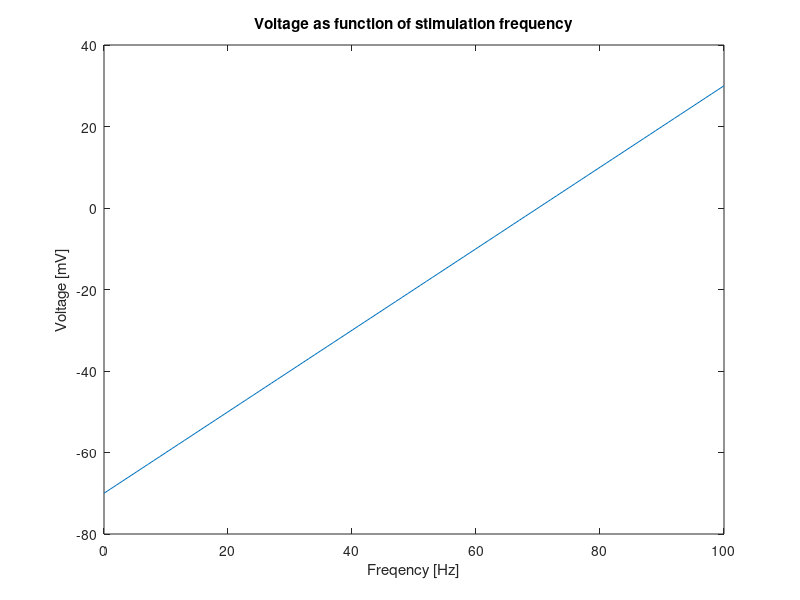
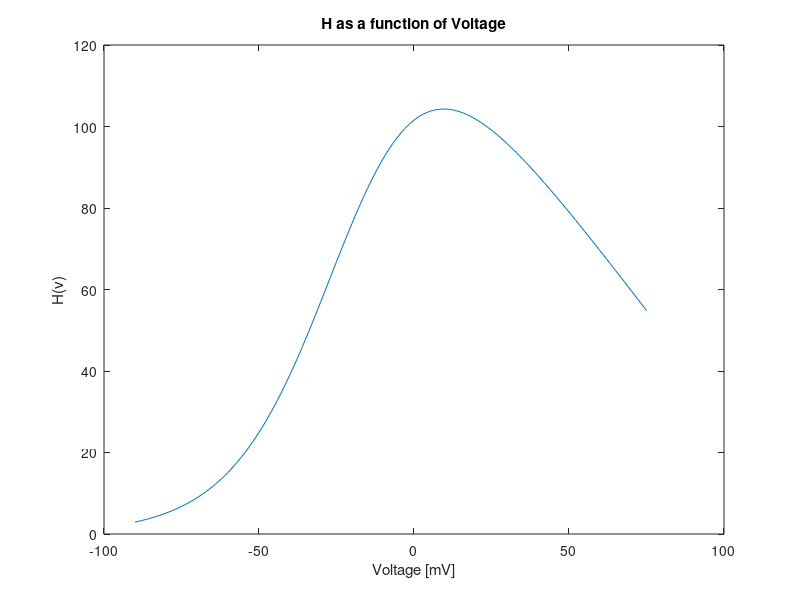
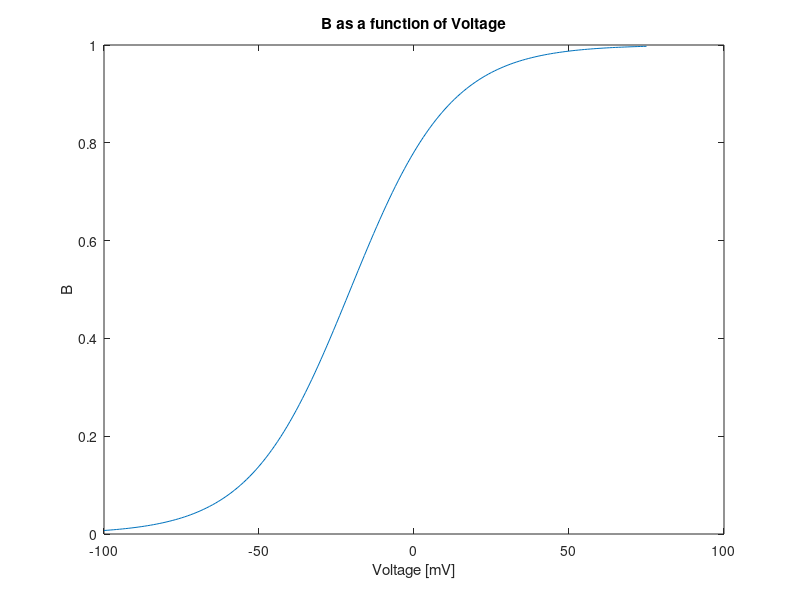
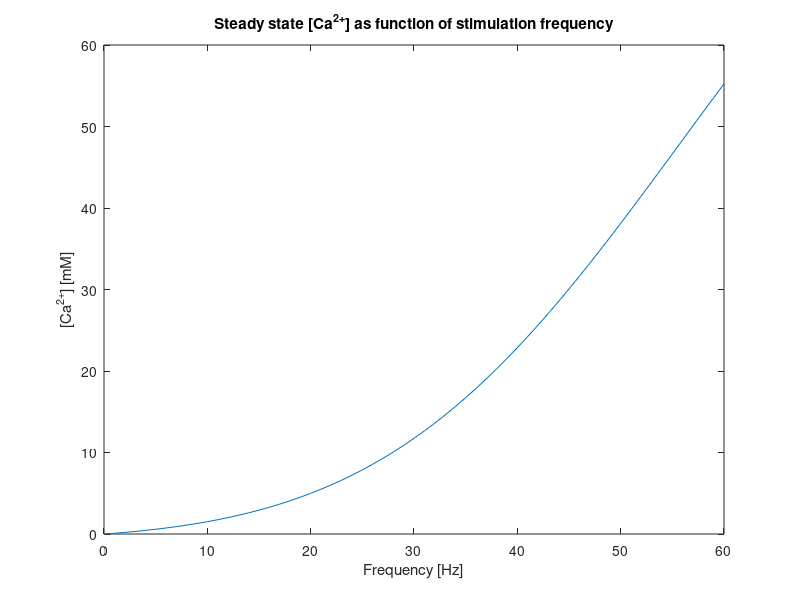

MATLAB code to generate these figures, in order:
% 
clear all
close all
clc

% Constants
% Defined according to Shouval 2001
f = 20;                  % [Hz] Stimulation frequency (0.5-3Hz = LTD, >10 = LTP)
fLTP = 30;
fLTD = 2.5;

Mg = 1;                  % [mM] Magnesium concentration 
Vr = 130;                % [mV] Reversal potential of Ca2+
a = 1;                   % [Hz/mV] Proportionality constant relating stim frequency to voltage
b = -70;                % [mV] Y-intercept of V(f) curve
Gnmda = 0.01;            % Taken from Shouval 2001


% UNUSED CONSTANTS
% tauCa = 0.001;                          % Decay time constant of Ca2+ in spine
% tauf = 0.001;                           % Fast: Time constant of Ca2+ current thru NMDAR
% taus = 0.001;                           % Slow: Time constant of Ca2+ current thru NMDAR
% Nf = func of fast NMDA rec;             % Fast: Magnitude of Ca2+ current thru NMDAR
% Ns = func of slow NMDA rec;             % Slow: Magnitude of Ca2+ current thru NMDAR
% Gnmda = tauCa.*(tauf.*Nf + taus.*Ns);   % Gain of Ca2+ influx thru NMDA rec. They use 
                                          % Gnmda = 0.01 and 0.03

% Equations
V = @(f) a.*f + b;                      % [mV] Postsynaptic potential

B = @(V) 1./(1 + exp(-0.062*V).*(Mg/3.57)); % Ca current (thru NMDAR) dependence on Mg block
H = @(V) -B(V).*(V-Vr);                     % Voltage dependence of Ca current thru NMDAR

% Values
v = V(f);                               % Voltage [mV]
CaSS = @(f) H(V(f)).*f.*Gnmda;          % Steady state [Ca2+] [mM]

Ca = CaSS(f);

CaLTP = CaSS(fLTP);
CaLTD = CaSS(fLTD);


% Plots

% Voltage vs. Freq, Shouval 2001 Fig 3a
freq = 0:100;
volt = V(freq);
figure;
plot(freq,volt); xlabel('Freqency [Hz]'); ylabel('Voltage [mV]');
title('Voltage as function of stimulation frequency');

% H as function of V, Shouval 2002 Fig 5b
v1 = -90:75;
figure;
plot(v1,H(v1)); xlabel('Voltage [mV]'); ylabel('H(v)');
title('H as a function of Voltage');
% Looks like Shouval 2002

% B as a function of V, Shouval 2002 Fig 5a
figure;
v2 = -100:75;
plot(v2,B(v2)); xlabel('Voltage [mV]'); ylabel('B');
title('B as a function of Voltage');
% Looks like Shouval 2002

% Ca2+ Steady-State as function of stimulation frequency
f1 = 0:60;
figure;
plot(f1,CaSS(f1)); xlabel('Frequency [Hz]'); ylabel('[Ca^2^+] [mM]');
title('Steady state [Ca^2^+] as function of stimulation frequency');
% Note Shouval [Ca2+] values don't go above ~40 mM

%% Phosphatases, kinases, and their effect on AMPAR conductance

%Functions for phosphotase and kinase rates
EK = @(ca) 1+100.*(ca.^2)./(64 + (ca.^2));
EP = @(ca) 1+30.*(ca.^2)./(1+(ca.^2));

%Plot rates
%ca = linspace(0,30,100);
ca = CaSS(f1);
EP1 = EP(ca);
EP2 = EP1;
EK1 = EK(ca);
EK2 = EK1;
figure;
plot(ca, EP1, ca, EK1);
legend('P1&P2', 'K1&K2', 'Location', 'Best');
xlabel('Calcium'); ylabel('Rate (1/s)');
title('Enzymatic Activity (no NE)');
xlim([0,30]);

%Calculate and plot fraction in each state
A = (EP1.*EP2)./((EK2+EP2).*(EK1+EP1));
Ap1 = (EK1.*EP2)./((EK2+EP2).*(EK1+EP1));
Ap2 = (EK2.*EP1)./((EK2+EP2).*(EK1+EP1));
Ap1p2 = (EK1.*EK2)./((EK2+EP2).*(EK1+EP1));

figure; hold on;
plot(ca, A, ca, Ap1, ca,Ap2, ca, Ap1p2);
legend('A', 'Ap1', 'Ap2', 'Ap1p2', 'Location', 'Best');
xlabel('Calcium'); ylabel('GLuR1 State Fractions');
title('Phosophorylation (no NE)');
xlim([0,30]);

%Model ampa conducatance (matches experimental)
gampa1 = A + 2*(Ap1+Ap2) + 4*(Ap1p2);

figure; 
plot(ca, gampa1);
xlabel('Calcium'); ylabel('Conductance');
title('AMPA Conductance');
xlim([0,30]);

% AMPA conductance vs frequency

figure
plot(f1,gampa1/gampa1(1));
xlabel('Frequency [Hz]'); ylabel('Conductance');
title('AMPA Conductance vs. Frequency');

%% Increase norepinephrine

EK2 = EK2.*4; %Activation of CaMKII increases rate of phosphorylation of ser831
EP1 = EP1./4; %Activation of PKA increases mean open time - decrease EP1

%Recalculate fraction in states
A = (EP1.*EP2)./((EK2+EP2).*(EK1+EP1));
Ap1 = EK1.*EP2./((EK2+EP2).*(EK1+EP1));
Ap2 = EK2.*EP1./((EK2+EP2).*(EK1+EP1));
Ap1p2 = (EK1.*EK2)./((EK2+EP2).*(EK1+EP1));

figure; hold on;
plot(ca, A, ca, Ap1, ca,Ap2, ca, Ap1p2);
legend('A', 'Ap1', 'Ap2', 'Ap1p2', 'Location', 'Best');
xlabel('Calcium'); ylabel('GLuR1 State Fractions');
title('Phosophorylation (NE applied)');
xlim([0,30]);

%recalculate ampa conducatance
gampa2 = A + 2*(Ap1+Ap2) + 4*(Ap1p2);

%plot augmented ampa conductance 
figure; hold on;
plot(ca, gampa1, ca, gampa2);
legend('No NE', 'NE applied', 'Location', 'Best');
xlabel('Calcium'); ylabel('AMPA Conductance');
xlim([0,30]);

% AMPA conductance vs frequency

figure
plot(f1,gampa2);
xlabel('Frequency [Hz]'); ylabel('Conductance');
title('AMPA Conductance vs. Frequency');


% AMPA Conductance with and without NE

figure
plot(f1,gampa1/gampa1(1),f1,gampa2/gampa2(1));
legend('No NE', 'With NE');
xlabel('Frequency [Hz]'); ylabel('Conductance');
title('AMPA Conductance vs. Frequency (with and without NE)');

%% Individual states

% LTP

%Functions for phosphotase and kinase rates
EK = @(ca) 1+100.*(ca.^2)./(64 + (ca.^2));
EP = @(ca) 1+30.*(ca.^2)./(1+(ca.^2));

EP1 = EP(CaLTP);
EP2 = EP1;
EK1 = EK(CaLTP);
EK2 = EK1;

%Calculate and plot fraction in each state
A = (EP1.*EP2)./((EK2+EP2).*(EK1+EP1));
Ap1 = (EK1.*EP2)./((EK2+EP2).*(EK1+EP1));
Ap2 = (EK2.*EP1)./((EK2+EP2).*(EK1+EP1));
Ap1p2 = (EK1.*EK2)./((EK2+EP2).*(EK1+EP1));

%Model ampa conducatance (matches experimental)
gampaLTP = (A + 2*(Ap1+Ap2) + 4*(Ap1p2))./gampa1(1);
